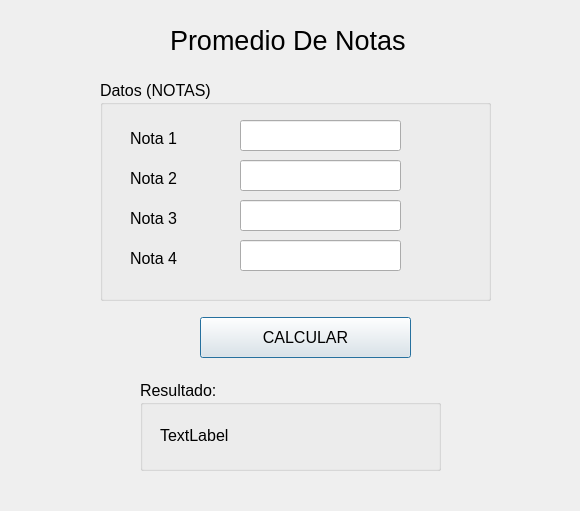
<?xml version="1.0" encoding="UTF-8"?>
<ui version="4.0">
 <class>Dialog</class>
 <widget class="QDialog" name="Dialog">
  <property name="geometry">
   <rect>
    <x>0</x>
    <y>0</y>
    <width>580</width>
    <height>511</height>
   </rect>
  </property>
  <property name="windowTitle">
   <string>Dialog</string>
  </property>
  <widget class="QGroupBox" name="groupBox">
   <property name="geometry">
    <rect>
     <x>100</x>
     <y>80</y>
     <width>391</width>
     <height>221</height>
    </rect>
   </property>
   <property name="font">
    <font>
     <pointsize>12</pointsize>
    </font>
   </property>
   <property name="title">
    <string>Datos (NOTAS)</string>
   </property>
   <widget class="QLineEdit" name="Nota1">
    <property name="geometry">
     <rect>
      <x>140</x>
      <y>40</y>
      <width>161</width>
      <height>31</height>
     </rect>
    </property>
   </widget>
   <widget class="QLineEdit" name="Nota2">
    <property name="geometry">
     <rect>
      <x>140</x>
      <y>80</y>
      <width>161</width>
      <height>31</height>
     </rect>
    </property>
   </widget>
   <widget class="QLineEdit" name="Nota3">
    <property name="geometry">
     <rect>
      <x>140</x>
      <y>120</y>
      <width>161</width>
      <height>31</height>
     </rect>
    </property>
   </widget>
   <widget class="QLabel" name="label_2">
    <property name="geometry">
     <rect>
      <x>30</x>
      <y>50</y>
      <width>91</width>
      <height>16</height>
     </rect>
    </property>
    <property name="text">
     <string>Nota 1</string>
    </property>
   </widget>
   <widget class="QLabel" name="label_3">
    <property name="geometry">
     <rect>
      <x>30</x>
      <y>90</y>
      <width>91</width>
      <height>16</height>
     </rect>
    </property>
    <property name="text">
     <string>Nota 2</string>
    </property>
   </widget>
   <widget class="QLabel" name="label_4">
    <property name="geometry">
     <rect>
      <x>30</x>
      <y>130</y>
      <width>91</width>
      <height>16</height>
     </rect>
    </property>
    <property name="text">
     <string>Nota 3</string>
    </property>
   </widget>
   <widget class="QLabel" name="label_5">
    <property name="geometry">
     <rect>
      <x>30</x>
      <y>170</y>
      <width>91</width>
      <height>16</height>
     </rect>
    </property>
    <property name="text">
     <string>Nota 4</string>
    </property>
   </widget>
   <widget class="QLineEdit" name="Nota4">
    <property name="geometry">
     <rect>
      <x>140</x>
      <y>160</y>
      <width>161</width>
      <height>31</height>
     </rect>
    </property>
   </widget>
  </widget>
  <widget class="QLabel" name="label">
   <property name="geometry">
    <rect>
     <x>170</x>
     <y>20</y>
     <width>291</width>
     <height>41</height>
    </rect>
   </property>
   <property name="font">
    <font>
     <pointsize>20</pointsize>
    </font>
   </property>
   <property name="text">
    <string>Promedio De Notas</string>
   </property>
  </widget>
  <widget class="QGroupBox" name="groupBox_2">
   <property name="geometry">
    <rect>
     <x>140</x>
     <y>380</y>
     <width>301</width>
     <height>91</height>
    </rect>
   </property>
   <property name="font">
    <font>
     <pointsize>12</pointsize>
    </font>
   </property>
   <property name="title">
    <string>Resultado:</string>
   </property>
   <widget class="QLabel" name="Resultado">
    <property name="geometry">
     <rect>
      <x>20</x>
      <y>40</y>
      <width>221</width>
      <height>31</height>
     </rect>
    </property>
    <property name="text">
     <string>TextLabel</string>
    </property>
   </widget>
  </widget>
  <widget class="QPushButton" name="btncalcular">
   <property name="geometry">
    <rect>
     <x>200</x>
     <y>317</y>
     <width>211</width>
     <height>41</height>
    </rect>
   </property>
   <property name="font">
    <font>
     <pointsize>12</pointsize>
    </font>
   </property>
   <property name="text">
    <string>CALCULAR</string>
   </property>
  </widget>
 </widget>
 <resources/>
 <connections/>
</ui>
